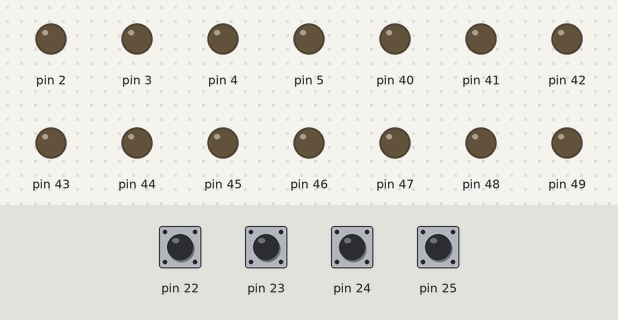
Recording of a program running on a simulated Arduino Mega 2560, built with avr-gcc and run on an emulated ATmega2560. On the bench: output pins drawn as LEDs (lit = HIGH). The test bench sets the inputs (shaded band); at power-on: pin 22–25 HIGH. What the program prints to the serial monitor is not drawn.

Above: at 3.1 s.
3.2 s: pin 25 pulled LOW for 3.2 s
At 7.5 s:
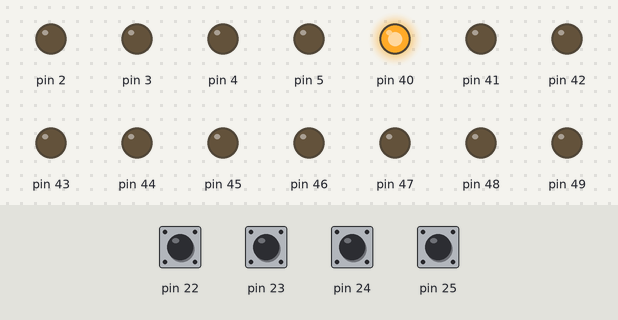
7.9 s: pin 23 pulled LOW for 1 s
At 9.6 s:
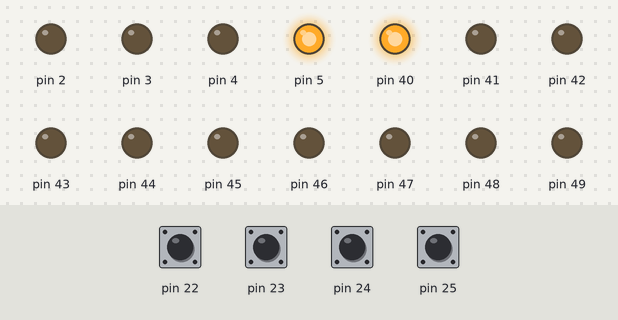
11.2 s: pin 24 pulled LOW for 1 s
At 12.63 s:
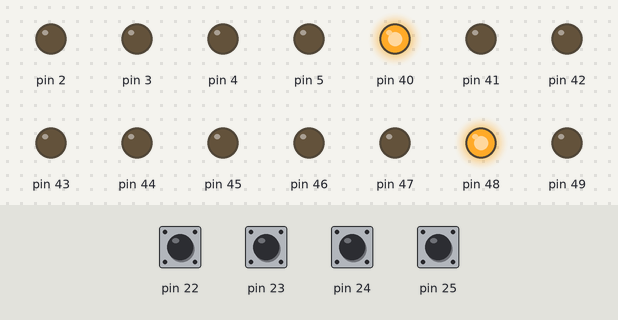
14.8 s: pin 25 pulled LOW for 0.15 s
At 15.2 s:
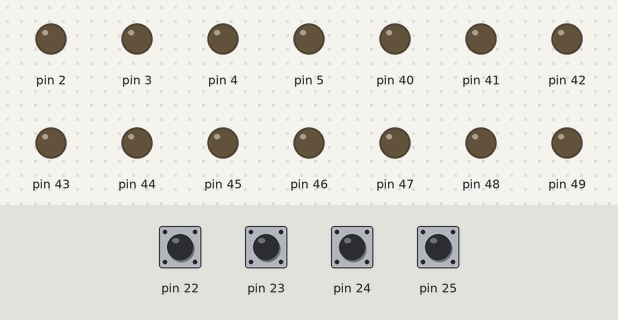
16.4 s: pin 24 pulled LOW for 0.15 s
At 16.98 s:
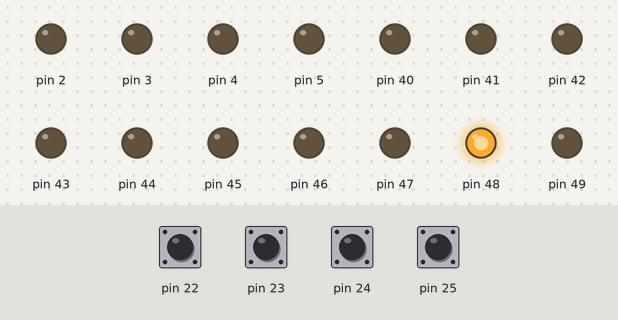
19.1 s: pin 23 pulled LOW for 1 s
At 20.8 s:
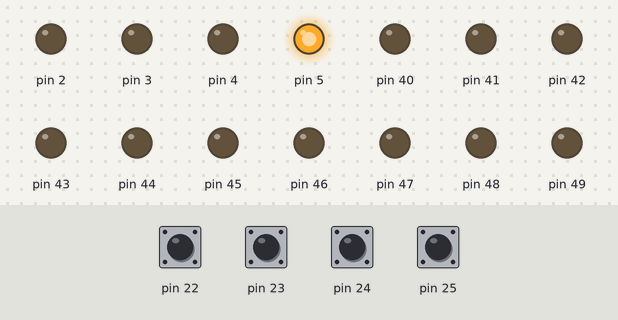
Timing chart, 0 to 22.5 s (numbered marks = the images above; inputs shaded):
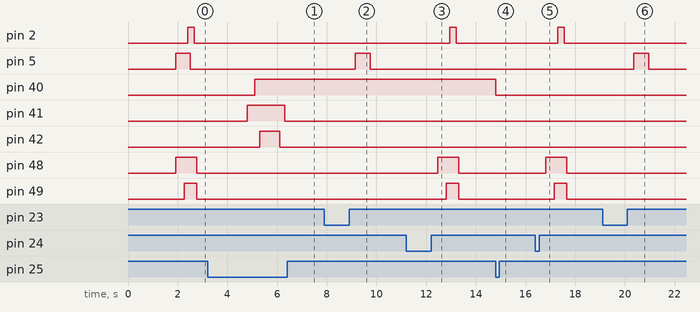

Measured:
- after the input at 3.2 s, pin 40: LOW → HIGH after 1.9 s; pin 41: LOW → HIGH after 1.6 s, → LOW 1.5 s later; pin 42: LOW → HIGH after 2.1 s, → LOW 0.80 s later
- after the input at 7.9 s, pin 5: LOW → HIGH after 1.3 s, → LOW 0.60 s later
- after the input at 11.2 s, pin 2: LOW → HIGH after 1.8 s, → LOW 0.25 s later; pin 48: LOW → HIGH after 1.3 s, → LOW 0.85 s later; pin 49: LOW → HIGH after 1.6 s, → LOW 0.50 s later
- after the input at 14.8 s, pin 40: HIGH → LOW at once
- after the input at 16.4 s, pin 2: LOW → HIGH after 0.90 s, → LOW 0.25 s later; pin 48: LOW → HIGH after 0.41 s, → LOW 0.85 s later; pin 49: LOW → HIGH after 0.75 s, → LOW 0.50 s later
- after the input at 19.1 s, pin 5: LOW → HIGH after 1.3 s, → LOW 0.60 s later

The program:

main.cpp
```cpp
#include <Arduino.h>
#include "../lib/system_config/board_config.h"
#include "../lib/basic_functions/basic_functions.h"
#include "../lib/system_config/system_config.h"
#include "../lib/simple_actuator_control/simple_actuator_control.h"

void setup()
{
  Serial.begin(115200);
#if BOARD_CHOICE == 1
  Serial.println("Arduino NANO Board in use");
#elif BOARD_CHOICE == 2
  Serial.println("Arduino MEGA Board in use");
#endif
  configAllPins();
  delay(100);
  tubeFeeder.start();
  crimper_78.start();
  crimper_34.start();
  delay(1500);
}

void loop()
{
  // Main machine breaker: AT THE MOMENT JUST STOP THE FEEDER!
  if (objDetected(machineBreakerInPin, LOW))
  {
    Serial.println("Breaker activated !!!!!");
    // Stop all units movements
    tubeFeeder.stop();
    // crimper_78.stop();
    // crimper_34.stop();
  }
  else if (tubeFeeder.getMachineState() == inactiveState) // || crimper_34.getMachineState() == inactiveState
  {
    // Restart all units
    tubeFeeder.start();
    // crimper_78.start();
    // crimper_34.start();

    delay(1500);
  }
  else
  {
    tubeFeeder.run();
  }
  crimper_78.run();
  crimped_34_cnt = crimper_34.run();
  if (crimped_34_cntPrev != crimped_34_cnt)
  {
    crimped_34_cntPrev = crimped_34_cnt;
    Serial.print("Crimped 3/4 tips: ");
    Serial.println(crimped_34_cnt);
  }
}
```
